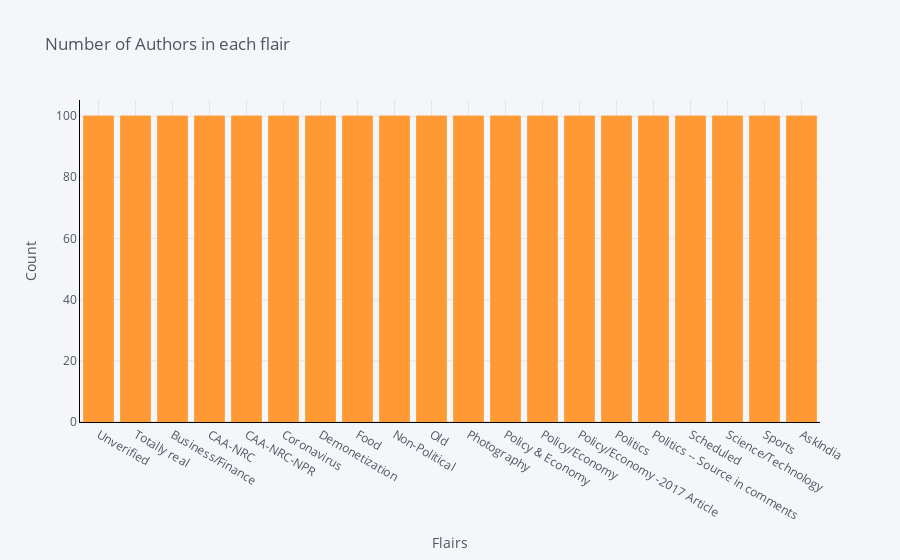

The code cell stored with this chart in its notebook:
### Code cell
data_new.groupby('flair').count()['author'].sort_values(ascending=False).iplot(kind='bar', yTitle='Count', linecolor='black', opacity=1, title='Number of Authors in each flair', xTitle='Flairs')

### Figure 1 — Plotly figure (JSON) as saved in the notebook; plotly's stock layout.template omitted (floating-point values rounded to 4 significant figures)
{"data": [{"marker": {"color": "rgba(255, 153, 51, 1)", "line": {"color": "rgba(255, 153, 51, 1.0)", "width": 1}}, "name": "author", "orientation": "v", "text": "", "type": "bar", "x": ["Unverified", "Totally real", "Business/Finance", "CAA-NRC", "CAA-NRC-NPR", "Coronavirus", "Demonetization", "Food", "Non-Political", "Old", "Photography", "Policy & Economy", "Policy/Economy", "Policy/Economy -2017 Article ", "Politics", "Politics -- Source in comments", "Scheduled", "Science/Technology", "Sports", "AskIndia"], "y": [100, 100, 100, 100, 100, 100, 100, 100, 100, 100, 100, 100, 100, 100, 100, 100, 100, 100, 100, 100]}], "layout": {"legend": {"bgcolor": "#F5F6F9", "font": {"color": "#4D5663"}}, "paper_bgcolor": "#F5F6F9", "plot_bgcolor": "#F5F6F9", "title": {"font": {"color": "#4D5663"}, "text": "Number of Authors in each flair"}, "xaxis": {"gridcolor": "#E1E5ED", "linecolor": "black", "showgrid": true, "tickfont": {"color": "#4D5663"}, "title": {"font": {"color": "#4D5663"}, "text": "Flairs"}, "zerolinecolor": "#E1E5ED"}, "yaxis": {"gridcolor": "#E1E5ED", "linecolor": "black", "showgrid": true, "tickfont": {"color": "#4D5663"}, "title": {"font": {"color": "#4D5663"}, "text": "Count"}, "zerolinecolor": "#E1E5ED"}}}
